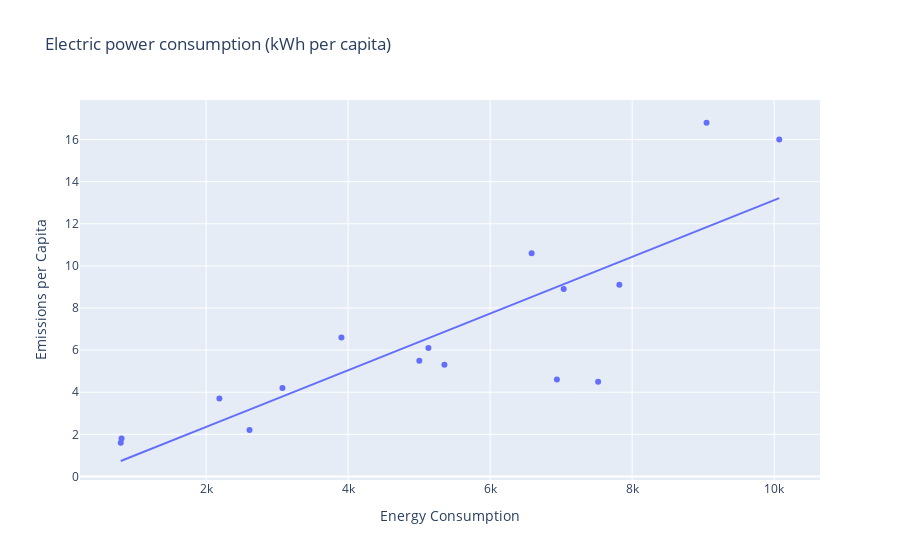

Notebook code for this chart:
### Code cell
fig = px.scatter(
    file_merged,
    x="Value_x",
    y="Value_y",
    title="Electric power consumption (kWh per capita)",
    labels={"Value_x": "Energy Consumption ", "Value_y": "Emissions per Capita"},
    trendline="ols" 
)
fig.show()

### Figure 1 — Plotly figure (JSON) as saved in the notebook; plotly's stock layout.template omitted (floating-point values rounded to 4 significant figures)
{"data": [{"hovertemplate": "Energy Consumption =%{x}<br>Emissions per Capita=%{y}<extra></extra>", "legendgroup": "", "marker": {"color": "#636efa", "symbol": "circle"}, "mode": "markers", "name": "", "orientation": "v", "showlegend": false, "type": "scatter", "x": [3075.0, 10070.0, 2611.0, 3905.0, 6940.0, 7035.0, 797.3, 808.4, 5002.0, 7820.0, 2186.0, 6584.0, 9048.0, 5356.0, 7520.0, 5130.0], "xaxis": "x", "y": [4.2, 16, 2.2, 6.6, 4.6, 8.9, 1.6, 1.8, 5.5, 9.1, 3.7, 10.6, 16.8, 5.3, 4.5, 6.1], "yaxis": "y"}, {"hovertemplate": "<b>OLS trendline</b><br>Value_y = 0.00134652 * Value_x + -0.341192<br>R<sup>2</sup>=0.694177<br><br>Energy Consumption =%{x}<br>Emissions per Capita=%{y} <b>(trend)</b><extra></extra>", "legendgroup": "", "marker": {"color": "#636efa", "symbol": "circle"}, "mode": "lines", "name": "", "showlegend": false, "type": "scatter", "x": [797.3, 808.4, 2186.0, 2611.0, 3075.0, 3905.0, 5002.0, 5130.0, 5356.0, 6584.0, 6940.0, 7035.0, 7520.0, 7820.0, 9048.0, 10070.0], "xaxis": "x", "y": [0.7325, 0.7474, 2.603, 3.175, 3.799, 4.917, 6.395, 6.567, 6.871, 8.524, 9.004, 9.132, 9.785, 10.19, 11.84, 13.22], "yaxis": "y"}], "layout": {"legend": {"tracegroupgap": 0}, "title": {"text": "Electric power consumption (kWh per capita)"}, "xaxis": {"anchor": "y", "domain": [0, 1], "title": {"text": "Energy Consumption "}}, "yaxis": {"anchor": "x", "domain": [0, 1], "title": {"text": "Emissions per Capita"}}}}
